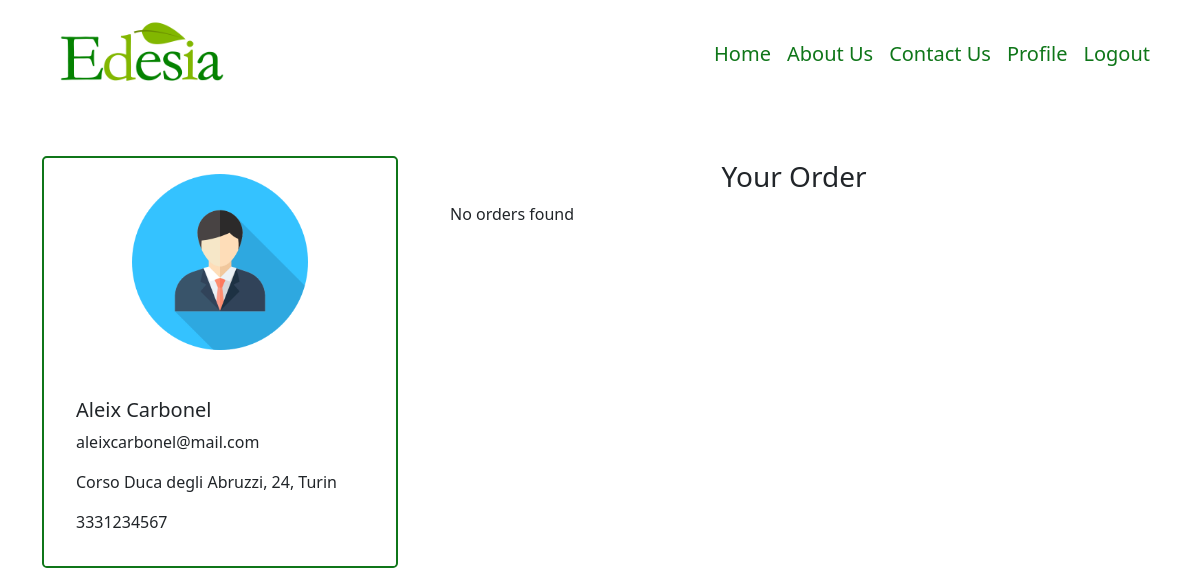
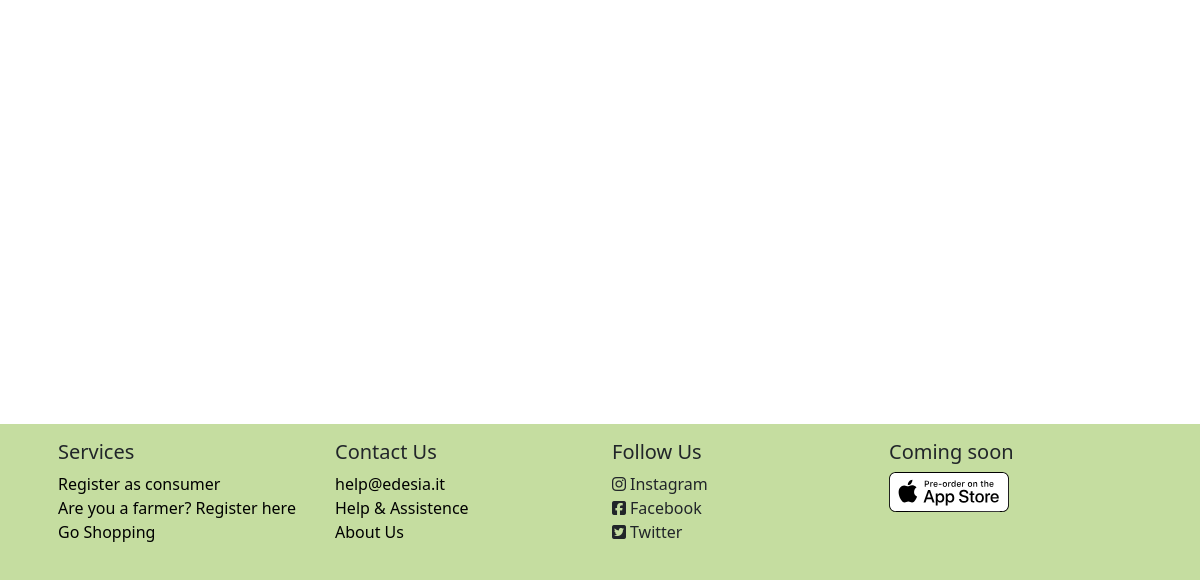
Before: /consumer/2 (signed in) with the older database file (2 pictures, top to bottom).
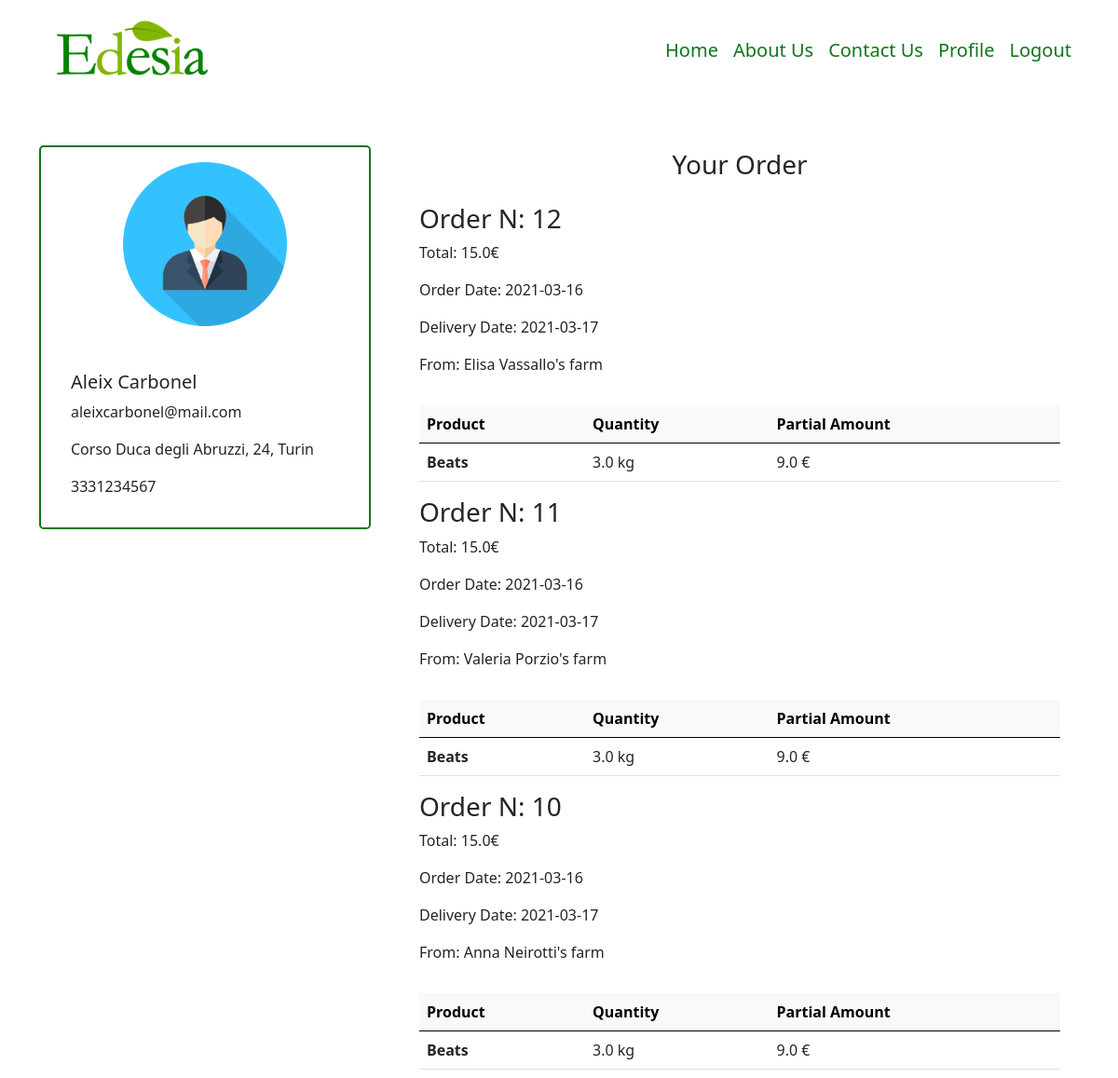
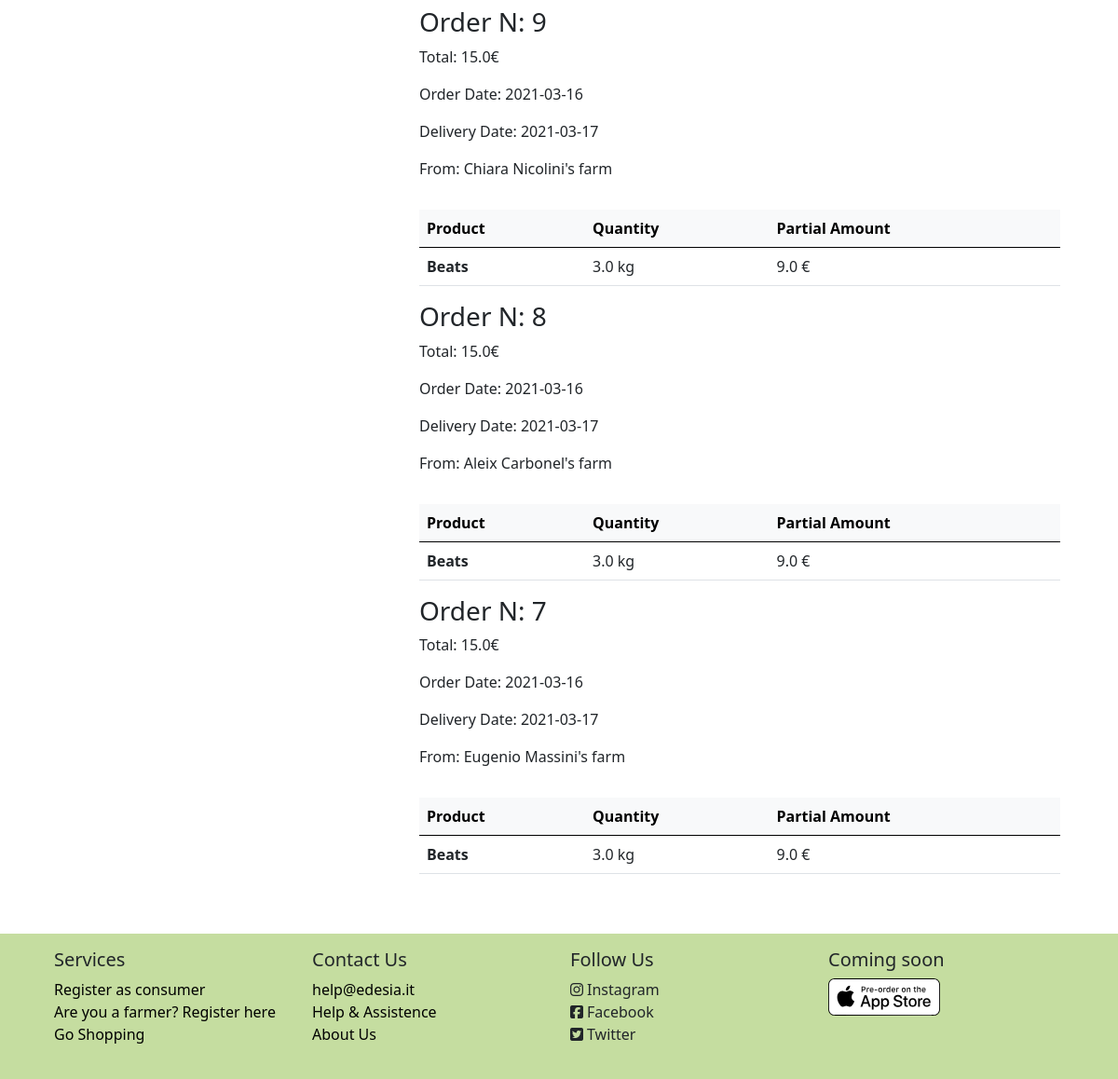
After: the same page with the newer database file (2 pictures, top to bottom).
### model.py (models this page shows)
class Order (db.Model):
    id = db.Column(db.Integer, primary_key=True)
    consumer_id = db.Column(db.Integer, db.ForeignKey('consumer.id'))
    supplier_id = db.Column(db.Integer, db.ForeignKey('supplier.id'))
    date = db.Column(db.Date)
    delivery_date = db.Column(db.Date)
    amount = db.Column(db.Float)
    review = db.Column(db.Boolean, default=False)

class Supplier (db.Model):
    id = db.Column(db.Integer, db.ForeignKey('user.id'), primary_key=True)
    supplier_name = db.Column(db.String(50), nullable=False)
    supplier_address = db.Column(db.String(100), nullable=False)
    supplier_city = db.Column(db.String(50))
    supplier_phone = db.Column(db.String(12), nullable=False)
    piva = db.Column(db.String(25), nullable=False)
    description = db.Column(db.String(500), nullable=True)
    __mapper_args__ = {
        'polymorphic_identity': 'supplier',
    }

class OrderLine(db.Model):
    id = db.Column(db.Integer, primary_key=True)
    order_id = db.Column(db.Integer, db.ForeignKey('order.id'))
    supplier_id = db.Column(db.Integer, db.ForeignKey('supplier.id'))
    product_id = db.Column(db.Integer, db.ForeignKey('product.id'))
    product_name = db.Column(db.String)
    quantity = db.Column(db.Float)
    partial_amount = db.Column(db.Float)

### app.py (the view)
@app.route('/consumer/<int:id>')
@login_required
def consumer(id):
    consumer = Consumer.query.filter_by(id=id).first()
    user = User.query.filter_by(id=id).first()
    orders = Order.query.filter_by(consumer_id=id).order_by(Order.id.desc()).all()
    l_order_cons =[]
    class OrderCons():
        def __init__(self, order, content, supplier):
            self.order = order
            self.content = content
            self.supplier = supplier
    for o in orders:
        products = []
        lines = OrderLine.query.filter_by(order_id=o.id).all()
        supplier = Supplier.query.filter_by(id=o.supplier_id).first()
        for l in lines:
            products.append(l)
        l_order_cons.append(OrderCons(o, products, supplier))
    return render_template('Pages/profile/profile_consumer-orders.html', consumer=consumer, user=user, orders=l_order_cons)

### model.py (called while the page is built)
@login_manager.user_loader
def load_user(user_id):
    return User.query.get(int(user_id))

### templates/Pages/profile/profile_consumer-orders.html (shortened to what this page needs)
{% extends 'Pages/profile/profile_consumer.html' %}
{% block specific %}
            <div class="col-8">
                <div class="container-fluid m-1">
                    <div class="row text-center">
                        <h3>Your Order</h3>
                    </div>
                    {% if orders %}
                    {% for order in orders %}
                    <div class="row row-cols-lg-2 mb-3 mt-3">
                        <div class="col">
                            <h3>Order N: {{ order.order.id }}</h3>
                            <p>Total: {{ order.order.amount }}€</p>
                            <p>Order Date: {{ order.order.date }}</p>
                            <p>Delivery Date: {{ order.order.delivery_date }}</p>
                            <p>From: {{ order.supplier.supplier_name }}</p>
                        </div>
                    <div class="col">
                    </div>
                    </div>
                    <div class="table-responsive-lg">
                        <table class="table table-hover">
                            <thead class="table-light">
                                <tr>
                                    <th scope="col">Product</th>
                                    <th scope="col">Quantity</th>
                                    <th scope="col">Partial Amount</th>
                                </tr>
                            </thead>
                            <tbody>
                            {% for line in order.content %}
                                <tr>
                                    <th scope="row">{{ line.product_name }}</th>
                                    <td>{{line.quantity}} kg</td>
                                    <td>{{ line.partial_amount}} €</td>
                                </tr>
                            {% endfor %}
                            </tbody>
                        </table>
                    </div>
                {% endfor %}
                {% else %}
                    <p>No orders found</p>
                {% endif %}
                </div>
            </div>
{% endblock %}

Changed rows visible on the page:
added Order: order.id "12", order.amount "15.0", order "2021-03-16", order.delivery_date "2021-03-17"
now on this page (row unchanged): Supplier: supplier.supplier_name "Elisa Vassallo's farm"
added OrderLine: product_name "Beats", quantity "3.0", partial_amount "9.0", shown under "12"
added Order: order.id "11", order.amount "15.0", order "2021-03-16", order.delivery_date "2021-03-17"
now on this page (row unchanged): Supplier: supplier.supplier_name "Valeria Porzio's farm"
added OrderLine: product_name "Beats", quantity "3.0", partial_amount "9.0", shown under "11"
added Order: order.id "10", order.amount "15.0", order "2021-03-16", order.delivery_date "2021-03-17"
now on this page (row unchanged): Supplier: supplier.supplier_name "Anna Neirotti's farm"
added OrderLine: product_name "Beats", quantity "3.0", partial_amount "9.0", shown under "10"
added Order: order.id "9", order.amount "15.0", order "2021-03-16", order.delivery_date "2021-03-17"
now on this page (row unchanged): Supplier: supplier.supplier_name "Chiara Nicolini's farm"
added OrderLine: product_name "Beats", quantity "3.0", partial_amount "9.0", shown under "9"
added Order: order.id "8", order.amount "15.0", order "2021-03-16", order.delivery_date "2021-03-17"
now on this page (row unchanged): Supplier: supplier.supplier_name "Aleix Carbonel's farm"
added OrderLine: product_name "Beats", quantity "3.0", partial_amount "9.0", shown under "8"
added Order: order.id "7", order.amount "15.0", order "2021-03-16", order.delivery_date "2021-03-17"
now on this page (row unchanged): Supplier: supplier.supplier_name "Eugenio Massini's farm"
added OrderLine: product_name "Beats", quantity "3.0", partial_amount "9.0", shown under "7"
Other visible differences:
new list line: "Order N: Total: € Order Date: Delivery Date: From: Product Quantity Partial Amount"
text no longer shown: "No orders found"
